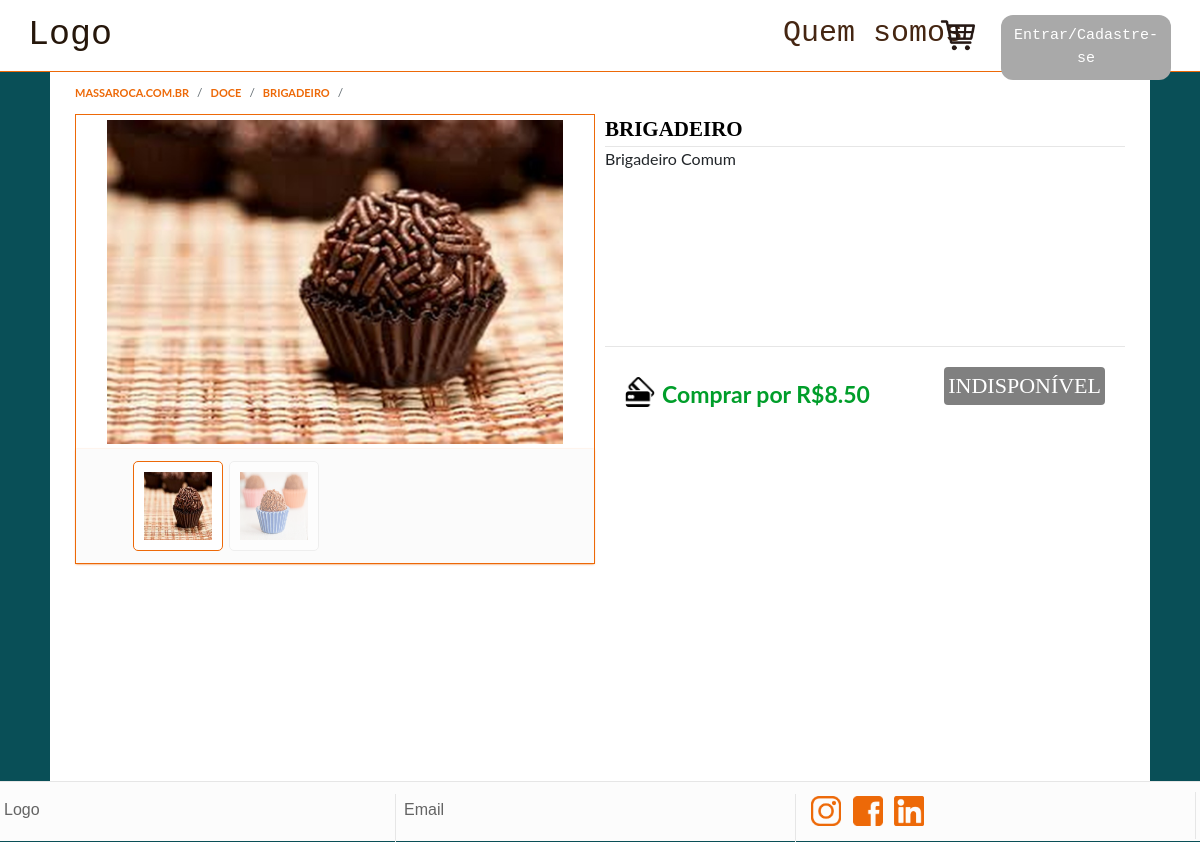
Before: /loja/produto/5 with the older database file.
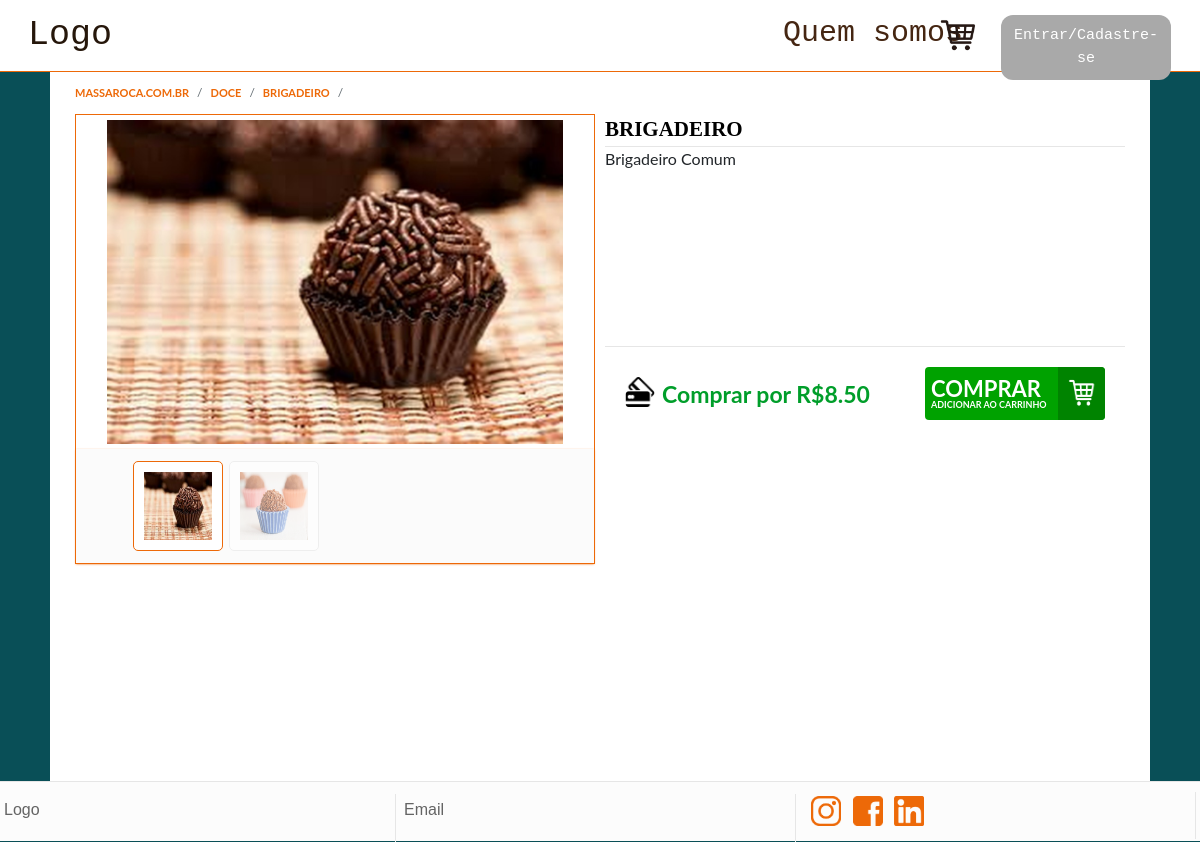
After: the same page with the newer database file.
### loja/models.py (models this page shows, shortened)
class Produtos(models.Model):
    disponivel_escolha = [
    ('Sim','Sim'),
    ('Não','Não'),
    ]
    Nome = models.CharField(max_length=128)
    Categoriateste = models.ForeignKey(Categorias ,on_delete=models.CASCADE, default=0)
    Descrição = models.CharField(max_length=1024)
    Fotos = models.ImageField(upload_to='loja/static/produtos/fotos/')
    Fotos_2 = models.ImageField(upload_to='loja/static/produtos/fotos/')
    Preço = models.DecimalField(max_digits=10, decimal_places=2)
    Disponivel = models.CharField(max_length=8,choices=disponivel_escolha, default='Sim')

class Categorias(models.Model):
    Nome = models.CharField(max_length=30)
    def __str__(self):
        return self.Nome

### loja/views.py (the view)
# urls.py: path("loja/produto/<int:produto_id>", views.loja_produto, name="produto"),
def loja_produto(request, produto_id):
    try:
        produto = Produtos.objects.get(pk=produto_id)
    except KeyError:
        return render(request, "loja/erro.html")
    except Produtos.DoesNotExist:
        return render(request, "loja/erro.html")
    context = {
        "produto": produto,
        "log": request.user.is_authenticated,
        "username": request.user
    }
    return render(request, "loja/produto.html", context)

### loja/templates/loja/produto.html (shortened to what this page needs)
{% extends "loja/layout.html" %}
{% load static %}
{% block body %}
<div class="pre blocos" style="min-height:0;">
    <ul class="local">
        <li><a class="local_item" href="{% url 'index' %}"><strong>massaroca.com.br</strong></a></li>
        <li><a class="local_item" href="{% url 'categoria' produto.Categoriateste %}"><strong>{{ produto.Categoriateste }}</strong></a></li>
        <li class="local_item"><strong>{{ produto.Nome }}</strong></li>
    </ul>
</div>
<div class="blocos">
    <div class="info-produto">
        <div class="titulo-produto">
            {{ produto.Nome }}
        </div>
        <div class="descriçao-produto">
            {{ produto.Descrição }}
        </div>
        <div class="preço-produto">
            <img src="{% static '/images/cartao.png' %}" alt="Cartao" class="cartao">
            <span>
            Comprar por R${{ produto.Preço }}
        </div>
        <div class="botao-produto">
        {% if produto.Disponivel == "Sim" %}
            <a href="{% url 'add_carrinho' produto.id %}"><button type="button" title="Adicionar ao carrinho" class="botao-compra">COMPRAR<span class="span">Adicionar ao carrinho</span><span class="car"><img src="{% static '/images/shop-branco.png' %}" class="compras_2" /></span></button></a>
        {% else %}
            <span class="indisponivel_2">INDISPONÍVEL</span>
        {% endif %}
        </div>
    </div>
    <div class="bloco-foto">
        <div class="foto-slider">
            <img src="../../{{produto.Fotos.url|slice:'5:'}}" alt="produto" class="foto_produto"/>
        </div>
        <div class="fotos_thumb">
            <div class="div_fotos">
                <div class="thumb_fotos">
                    <img src="../../{{produto.Fotos.url|slice:'5:'}}" alt="produto" class="thumbnail" onclick="currentSlide(1)"/>
                </div>
                <div class="thumb_fotos">
                    <img src="../../{{produto.Fotos_2.url|slice:'5:'}}" alt="produto" class="thumbnail" onclick="currentSlide(2)"/>
                </div>
            </div>
        </div>
    </div>
</div>
{% endblock %}

### loja/templates/loja/layout.html (shortened to what this page needs)
{% load static %}
<!DOCTYPE html>
<html>
    <head>
        <link rel="stylesheet" href="https://stackpath.bootstrapcdn.com/bootstrap/4.3.1/css/bootstrap.min.css">
        <link rel="stylesheet" href="{% static 'styles.css' %}"/>
    </head>
    <body>
    <div class="pagina">
        <nav class="nav">
            <div class="logo">
                Logo
            </div>
            <div class="qs">
                Quem somos
            </div>
            <img src="{% static '/images/shop-cart.png' %}" alt="Carrinho" class="cart">
            <div class="user">
                {% if log == True %}
                <div class="dropdown">
                    <button class="btn dropdown-toggle logado" type="button" id="dropdownMenuButton" data-toggle="dropdown" aria-haspopup="true" aria-expanded="false">{{ username.first_name }} {{ username.last_name }} {{ username.email }}</button>
                        <div class="dropdown-menu" aria-labelledby="dropdownMenuButton">
                            <a class="dropdown-item" href="#">Meus pedidos</a>
                            <a class="dropdown-item" href="{% url 'perfil' %}">Meu Perfil</a>
                            <a class="dropdown-item" href="{% url 'logout1' %}">Logout <img src="{% static '/images/logout.png' %}" alt="Logout" class="logout"></a>
                        </div>
                </div>
                {% else %}
                <button id="login" class="btn botao_login">Entrar/Cadastre-se</button>
                {% endif %}
            </div>
        </nav>
        <div id="body">
        {% block body %}
        {% endblock %}
        </div>
        <div class="barinf">
            <div class="baritem">
                Logo
            </div>
            <div class="baritem">
                Email
            </div>
            <div class="baritem">
                <img src="{% static '/images/instagram.png' %}" alt="Instagram" class="redebar">
                <img src="{% static '/images/facebook.png' %}" alt="Facebook" class="redebar">
                <img src="{% static '/images/linkedin.png' %}" alt="LinkedIn" class="redebar">
            </div>
        </div>
    </div>
    </body>
</html>

### loja/static/styles.css (style rules this page uses)
.nav { top: 0; position: sticky; width: 100%; height: 72px; background-color: white; z-index: 1; border-bottom: 1px solid #ED6908; }
.logo { padding: 3px; font-size:35px; font-family: monospace; margin-top: auto; margin-bottom: auto; margin-left: 25px; color: #26170b; }
#body { min-height: calc(100vh - 133px); }
body { font-family: lato,sans-serif; background-color: #094F57; }
.botao_login { background-color: darkgray; border: none; color: white; padding: 10px; text-align: center; text-decoration: none; font-weight: 300; display: inline-block; font-size: 15px; margin: 4px 2px; border-radius: 12px; }
#login { position: absolute; width: 170px; top: 10px; }
.qs { padding: 3px; font-size:30px; font-family: monospace; margin-top: auto; margin-bottom: auto; color: #452612; position: absolute; left: 65%; top: 8px; }
.cart { position: absolute; left: 78%; top: 15px; padding: 3px; width: 45px; color: #452612; }
.user { left: 83%; padding: 3px; font-size:15px; font-family: monospace; top: 1px; bottom: auto; color: #452612; display: flex; position: absolute; }
.barinf { width: 100%; bottom: 0; position: relative; display: block; height: 60px; background-color: #fcfcfc; border-top: 1px solid #e6e6e6; }
.baritem { position: relative; display: inline-block; border-right: 1px solid #e6e6e6; height: 80%; top: 10px; width: 33%; padding: 4px; color: #646464; font-family: "Lucida Sans Unicode", "Lucida Grande", sans-serif; }
div { box-sizing: border-box; }
.redebar { position: relative; margin-left: 7px; width: 30px; display: inline-block; }
.blocos { display: flex; flex-direction: row; flex-wrap: nowrap; justify-content: space-around; padding: 0 25px; width: 1100px; min-height: calc(100vh - 133px); background: white; margin-left: auto; margin-right: auto; }
.pre { margin: 0 auto; padding-top: 4px; float: none; display: table; background-color: white; height: 42px; }
.local { margin-bottom: 0; background: 0 0; list-style: none; padding: 0; }
.local_item { color: #ED6908; text-decoration: none; font-size: 11px; text-transform: uppercase; float: left; }
.local_item::after { content: '/'; font-size: 12px; display: inline-block; color: #636c72; padding: .5rem .5rem; }
li { list-style: none; }
.foto_produto { width: 90%; margin-left: 5%; padding: 5px; height: 334px; }
.bloco-foto { width: 50%; height: 450px; position: relative; order: -1; flex: inherit; border: 1px solid #ED6908; margin-right: 10px; }
.info-produto { order: 0; flex:inherit; float: right; width: 50%; height: 450px; }
.titulo-produto { color: black; font-size: 21px; text-transform: uppercase; font-weight: bold; border-bottom: 1px solid #e6e6e6; font-family: Swis721_B; }
.foto-slider { display: none; }
.thumbnail { cursor: pointer; }
.fotos_thumb:after { content: ""; display: table; clear: both; }
.fotos_thumb { height: 114px; background-color: #FbFbFb; padding: 10px; box-shadow: 0 1px 2px #ED6908; }
.thumb_fotos { float: left; background: white; display: inline-block; width: 90px; height: 90px; margin: 2px; border: 1px solid #e6e6e6; border-radius: 5px; margin-right: 4px; opacity: 0.6; }
.div_fotos { margin-left: 45px; }
.thumbnail { width: 100%; height: 100%; padding: 10px; }
.active { opacity: 1; border-color: #ED6908; }
.descriçao-produto { min-height: 200px; border-bottom: 1px solid #e6e6e6; }
.preço-produto { font-size: 23px; color: #009e2a; font-weight: 700; font-family: lato,sans-serif; padding: 20px; padding-top: 30px; position: relative; flex: inherit; display: inline-block; }
.cartao { position: relative; margin-right: 7px; width: 30px; display: inline-block; float: left; }
.botao-produto { position: relative; display: block; flex: inherit; float: right; padding: 20px; }
.botao-compra { background-color: #00a200; color: white; float: right; width: 180px; height: 53px; position: relative; font-size: 22px; text-transform: uppercase; font-weight: 700; border: none; text-align: left; cursor: pointer; border-radius: 4px; line-height: 1; }
.span { width: 100%; float: left; font-size: 9px; }
.car { position: absolute; right: 0; bottom: 0; width: 26%; display: flex; height: 100%; border-bottom-right-radius: 4px; border-top-right-radius: 4px; background: #008300; -webkit-box-align:center; align-items: center; -webkit-box-pack: center; justify-content: center; }
.compras_2 { width: 28px; height: 30px; }

Changed rows visible on the page:
changed Produtos "BRIGADEIRO": Disponivel "Não" → "Sim" (drawn)
Other visible differences:
text no longer shown: "INDISPONÍVEL"
text now shown: "COMPRAR ADICIONAR AO CARRINHO"
